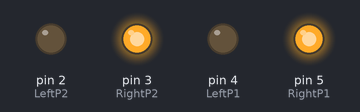
Bench run of a sketch on a simulated Arduino Uno, built with avr-gcc and run on an emulated ATmega328P. Parts: output pins drawn as LEDs (lit = HIGH).

Above: at 3.5 s.
At 8.0 s:
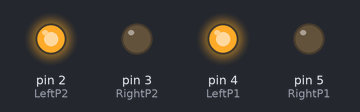
Timing chart, 0 to 11.7 s (numbered marks = the images above):
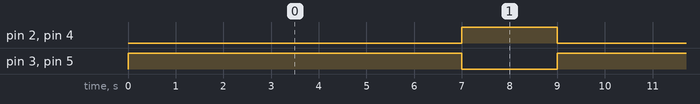

Measured:
- by itself, pin 2 (LeftP2), pin 4 (LeftP1): alternates HIGH for 2.0 s and LOW for 7.0 s
- by itself, pin 3 (RightP2), pin 5 (RightP1): alternates HIGH for 7.0 s and LOW for 2.0 s
- by itself, everything shown: repeats every 9.0 s, in 3 steps

The sketch:

onlyrunning_test.ino
```cpp
#include "Servo.h"

//const int Wall_Echo = 12; // Echo Pin
//const int Wall_Trig = 13; // Trigger Pin
//const int Shake_servoP = 9; //首振りservo Pin
const int LeftP1   = 4;//RIN
const int RightP1  = 5;//FIN
const int LeftP2   = 2;//RIN
const int RightP2  = 3;//FIN
//const int point = 30; //距離の基準


void setup() {
  pinMode(LeftP1, OUTPUT);
  pinMode(RightP1, OUTPUT);
  pinMode(LeftP2, OUTPUT);
  pinMode(RightP2, OUTPUT);
}
void loop() {

  move(2);
  delay(7000);
  move(0);
  move(-2);
  delay(2000);
  move(0);

  }

void move(int num_move){//停止0、前進 1、後退-1、右回転2、左回転-2
  if (num_move ==0){
    digitalWrite(RightP1, LOW);
    digitalWrite(LeftP1, LOW);
    digitalWrite(RightP2, LOW);
    digitalWrite(LeftP2, LOW);


  } else if(num_move ==-2){
    digitalWrite(RightP1, LOW);
    digitalWrite(LeftP1, HIGH);
    digitalWrite(RightP2, LOW);
    digitalWrite(LeftP2, HIGH);

  }else if(num_move ==2){
    digitalWrite(RightP1, HIGH);
    digitalWrite(LeftP1, LOW);
    digitalWrite(RightP2, HIGH);
    digitalWrite(LeftP2, LOW);

  }else if(num_move ==1){
    digitalWrite(RightP1, HIGH);
    digitalWrite(LeftP1, LOW);
    digitalWrite(RightP2, LOW);
    digitalWrite(LeftP2, HIGH);

  }else if(num_move ==-1){
    digitalWrite(RightP1, LOW);
    digitalWrite(LeftP1, HIGH);
    digitalWrite(RightP2, HIGH);
    digitalWrite(LeftP2, LOW);

  }
}
```
